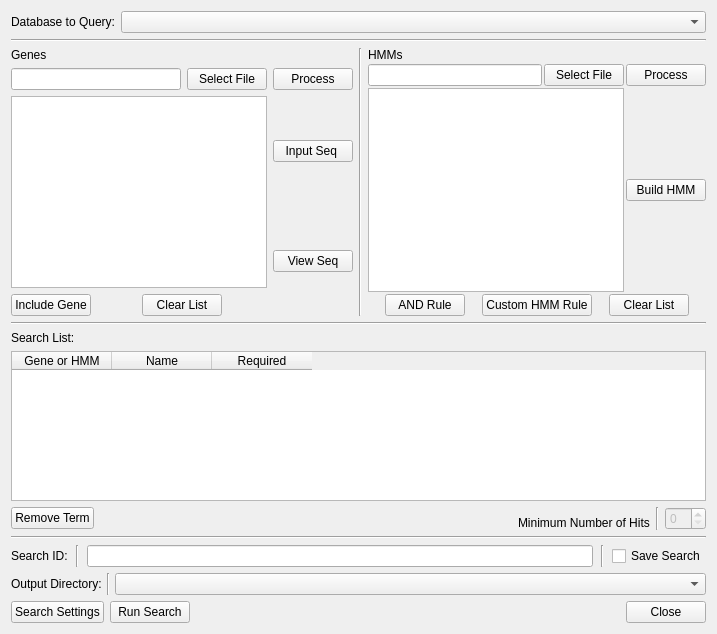
      <widget class="QWidget" name="searchtab">
       <attribute name="title">
        <string>Run Search</string>
       </attribute>
       <layout class="QVBoxLayout" name="verticalLayout_8" stretch="0,0,1,0,1,2,0,0,0,0">
        <item>
         <layout class="QHBoxLayout" name="horizontalLayout">
          <item>
           <widget class="QLabel" name="databaseLabel">
            <property name="text">
             <string>Database to Query:</string>
            </property>
           </widget>
          </item>
          <item>
           <widget class="QComboBox" name="dataBaseSelector">
            <property name="sizePolicy">
             <sizepolicy hsizetype="MinimumExpanding" vsizetype="Fixed">
              <horstretch>0</horstretch>
              <verstretch>0</verstretch>
             </sizepolicy>
            </property>
            <property name="currentIndex">
             <number>-1</number>
            </property>
            <property name="insertPolicy">
             <enum>QComboBox::InsertAtTop</enum>
            </property>
            <property name="sizeAdjustPolicy">
             <enum>QComboBox::AdjustToContentsOnFirstShow</enum>
            </property>
            <item>
             <property name="text">
              <string>add database...</string>
             </property>
            </item>
           </widget>
          </item>
         </layout>
        </item>
        <item>
         <widget class="Line" name="line_2">
          <property name="orientation">
           <enum>Qt::Horizontal</enum>
          </property>
         </widget>
        </item>
        <item>
         <layout class="QHBoxLayout" name="horizontalLayout_41">
          <property name="sizeConstraint">
           <enum>QLayout::SetDefaultConstraint</enum>
          </property>
          <item>
           <layout class="QVBoxLayout" name="verticalLayout_7">
            <item>
             <widget class="QLabel" name="label_4">
              <property name="sizePolicy">
               <sizepolicy hsizetype="Fixed" vsizetype="Fixed">
                <horstretch>0</horstretch>
                <verstretch>0</verstretch>
               </sizepolicy>
              </property>
              <property name="text">
               <string>Genes</string>
              </property>
             </widget>
            </item>
            <item>
             <layout class="QHBoxLayout" name="horizontalLayout_39">
              <item>
               <widget class="QLineEdit" name="GeneFilePath">
                <property name="sizePolicy">
                 <sizepolicy hsizetype="MinimumExpanding" vsizetype="Fixed">
                  <horstretch>0</horstretch>
                  <verstretch>0</verstretch>
                 </sizepolicy>
                </property>
                <property name="readOnly">
                 <bool>true</bool>
                </property>
               </widget>
              </item>
              <item>
               <widget class="QPushButton" name="addGenefilePathBtn">
                <property name="enabled">
                 <bool>true</bool>
                </property>
                <property name="sizePolicy">
                 <sizepolicy hsizetype="Fixed" vsizetype="Fixed">
                  <horstretch>0</horstretch>
                  <verstretch>0</verstretch>
                 </sizepolicy>
                </property>
                <property name="text">
                 <string>Select File</string>
                </property>
               </widget>
              </item>
              <item>
               <widget class="QPushButton" name="addGenefileBtn">
                <property name="enabled">
                 <bool>true</bool>
                </property>
                <property name="sizePolicy">
                 <sizepolicy hsizetype="Fixed" vsizetype="Fixed">
                  <horstretch>0</horstretch>
                  <verstretch>0</verstretch>
                 </sizepolicy>
                </property>
                <property name="text">
                 <string>Process</string>
                </property>
               </widget>
              </item>
             </layout>
            </item>
            <item>
             <layout class="QHBoxLayout" name="horizontalLayout_13">
              <item>
               <layout class="QVBoxLayout" name="verticalLayout_24">
                <item>
                 <widget class="QListWidget" name="geneList">
                  <property name="sizePolicy">
                   <sizepolicy hsizetype="MinimumExpanding" vsizetype="MinimumExpanding">
                    <horstretch>0</horstretch>
                    <verstretch>0</verstretch>
                   </sizepolicy>
                  </property>
                  <property name="selectionMode">
                   <enum>QAbstractItemView::SingleSelection</enum>
                  </property>
                 </widget>
                </item>
                <item>
                 <layout class="QHBoxLayout" name="horizontalLayout_40">
                  <item alignment="Qt::AlignLeft">
                   <widget class="QPushButton" name="addGeneBtn">
                    <property name="sizePolicy">
                     <sizepolicy hsizetype="Fixed" vsizetype="Fixed">
                      <horstretch>0</horstretch>
                      <verstretch>0</verstretch>
                     </sizepolicy>
                    </property>
                    <property name="text">
                     <string>Include Gene</string>
                    </property>
                   </widget>
                  </item>
                  <item alignment="Qt::AlignLeft">
                   <widget class="QPushButton" name="clearGeneBtn">
                    <property name="sizePolicy">
                     <sizepolicy hsizetype="Fixed" vsizetype="Fixed">
                      <horstretch>0</horstretch>
                      <verstretch>0</verstretch>
                     </sizepolicy>
                    </property>
                    <property name="text">
                     <string>Clear List</string>
                    </property>
                   </widget>
                  </item>
                 </layout>
                </item>
               </layout>
              </item>
              <item>
               <layout class="QVBoxLayout" name="verticalLayout_3">
                <property name="spacing">
                 <number>0</number>
                </property>
                <item alignment="Qt::AlignHCenter|Qt::AlignVCenter">
                 <widget class="QPushButton" name="addGeneSeqBtn">
                  <property name="sizePolicy">
                   <sizepolicy hsizetype="Fixed" vsizetype="Fixed">
                    <horstretch>0</horstretch>
                    <verstretch>0</verstretch>
                   </sizepolicy>
                  </property>
                  <property name="text">
                   <string>Input Seq </string>
                  </property>
                 </widget>
                </item>
                <item alignment="Qt::AlignHCenter|Qt::AlignVCenter">
                 <widget class="QPushButton" name="editGeneBtn">
                  <property name="sizePolicy">
                   <sizepolicy hsizetype="Fixed" vsizetype="Fixed">
                    <horstretch>0</horstretch>
                    <verstretch>0</verstretch>
                   </sizepolicy>
                  </property>
                  <property name="text">
                   <string>View Seq</string>
                  </property>
                 </widget>
                </item>
               </layout>
              </item>
             </layout>
            </item>
           </layout>
          </item>
          <item>
           <widget class="Line" name="line_24">
            <property name="orientation">
             <enum>Qt::Vertical</enum>
            </property>
           </widget>
          </item>
          <item>
           <layout class="QVBoxLayout" name="verticalLayout_5" stretch="0,0,0,0">
            <property name="spacing">
             <number>2</number>
            </property>
            <item>
             <widget class="QLabel" name="label_3">
              <property name="sizePolicy">
               <sizepolicy hsizetype="Fixed" vsizetype="Fixed">
                <horstretch>0</horstretch>
                <verstretch>0</verstretch>
               </sizepolicy>
              </property>
              <property name="text">
               <string>HMMs</string>
              </property>
             </widget>
            </item>
            <item>
             <layout class="QHBoxLayout" name="horizontalLayout_11">
              <item>
               <widget class="QLineEdit" name="hmmFilePath">
                <property name="sizePolicy">
                 <sizepolicy hsizetype="MinimumExpanding" vsizetype="Fixed">
                  <horstretch>0</horstretch>
                  <verstretch>0</verstretch>
                 </sizepolicy>
                </property>
               </widget>
              </item>
              <item>
               <widget class="QPushButton" name="addHMMfilePathBtn">
                <property name="sizePolicy">
                 <sizepolicy hsizetype="Fixed" vsizetype="Fixed">
                  <horstretch>0</horstretch>
                  <verstretch>0</verstretch>
                 </sizepolicy>
                </property>
                <property name="text">
                 <string>Select File</string>
                </property>
               </widget>
              </item>
              <item>
               <widget class="QPushButton" name="addHMMfilebtn">
                <property name="sizePolicy">
                 <sizepolicy hsizetype="Fixed" vsizetype="Fixed">
                  <horstretch>0</horstretch>
                  <verstretch>0</verstretch>
                 </sizepolicy>
                </property>
                <property name="text">
                 <string>Process</string>
                </property>
               </widget>
              </item>
             </layout>
            </item>
            <item>
             <layout class="QHBoxLayout" name="horizontalLayout_12" stretch="0,0">
              <item>
               <widget class="QListWidget" name="hmmList">
                <property name="sizePolicy">
                 <sizepolicy hsizetype="MinimumExpanding" vsizetype="MinimumExpanding">
                  <horstretch>0</horstretch>
                  <verstretch>0</verstretch>
                 </sizepolicy>
                </property>
                <property name="selectionMode">
                 <enum>QAbstractItemView::MultiSelection</enum>
                </property>
               </widget>
              </item>
              <item>
               <widget class="QPushButton" name="buildHMMBtn">
                <property name="sizePolicy">
                 <sizepolicy hsizetype="Fixed" vsizetype="Fixed">
                  <horstretch>0</horstretch>
                  <verstretch>0</verstretch>
                 </sizepolicy>
                </property>
                <property name="text">
                 <string>Build HMM</string>
                </property>
               </widget>
              </item>
             </layout>
            </item>
            <item>
             <layout class="QHBoxLayout" name="horizontalLayout_8">
              <property name="spacing">
               <number>0</number>
              </property>
              <item>
               <widget class="QPushButton" name="andHMMBtn">
                <property name="sizePolicy">
                 <sizepolicy hsizetype="Fixed" vsizetype="Fixed">
                  <horstretch>0</horstretch>
                  <verstretch>0</verstretch>
                 </sizepolicy>
                </property>
                <property name="text">
                 <string>AND Rule</string>
                </property>
               </widget>
              </item>
              <item>
               <widget class="QPushButton" name="addHmmRuleBtn">
                <property name="sizePolicy">
                 <sizepolicy hsizetype="Fixed" vsizetype="Fixed">
                  <horstretch>0</horstretch>
                  <verstretch>0</verstretch>
                 </sizepolicy>
                </property>
                <property name="text">
                 <string>Custom HMM Rule</string>
                </property>
               </widget>
              </item>
              <item>
               <widget class="QPushButton" name="clearHMMbtn">
                <property name="sizePolicy">
                 <sizepolicy hsizetype="Fixed" vsizetype="Fixed">
                  <horstretch>0</horstretch>
                  <verstretch>0</verstretch>
                 </sizepolicy>
                </property>
                <property name="text">
                 <string>Clear List</string>
                </property>
               </widget>
              </item>
             </layout>
            </item>
           </layout>
          </item>
         </layout>
        </item>
        <item>
         <widget class="Line" name="line_6">
          <property name="orientation">
           <enum>Qt::Horizontal</enum>
          </property>
         </widget>
        </item>
        <item>
         <widget class="QLabel" name="label_5">
          <property name="sizePolicy">
           <sizepolicy hsizetype="Fixed" vsizetype="Fixed">
            <horstretch>0</horstretch>
            <verstretch>0</verstretch>
           </sizepolicy>
          </property>
          <property name="text">
           <string>Search List:</string>
          </property>
         </widget>
        </item>
        <item>
         <layout class="QVBoxLayout" name="verticalLayout_9" stretch="1,0">
          <item>
           <widget class="QTableWidget" name="searchList">
            <property name="sizePolicy">
             <sizepolicy hsizetype="MinimumExpanding" vsizetype="MinimumExpanding">
              <horstretch>0</horstretch>
              <verstretch>0</verstretch>
             </sizepolicy>
            </property>
            <property name="minimumSize">
             <size>
              <width>0</width>
              <height>150</height>
             </size>
            </property>
            <property name="sizeAdjustPolicy">
             <enum>QAbstractScrollArea::AdjustToContentsOnFirstShow</enum>
            </property>
            <property name="editTriggers">
             <set>QAbstractItemView::NoEditTriggers</set>
            </property>
            <property name="selectionMode">
             <enum>QAbstractItemView::SingleSelection</enum>
            </property>
            <property name="columnCount">
             <number>3</number>
            </property>
            <attribute name="horizontalHeaderCascadingSectionResizes">
             <bool>true</bool>
            </attribute>
            <attribute name="horizontalHeaderStretchLastSection">
             <bool>false</bool>
            </attribute>
            <column>
             <property name="text">
              <string>Gene or HMM</string>
             </property>
            </column>
            <column>
             <property name="text">
              <string>Name</string>
             </property>
            </column>
            <column>
             <property name="text">
              <string>Required</string>
             </property>
            </column>
           </widget>
          </item>
          <item>
           <layout class="QVBoxLayout" name="verticalLayout_2" stretch="0">
            <item>
             <layout class="QHBoxLayout" name="horizontalLayout_7">
              <property name="sizeConstraint">
               <enum>QLayout::SetFixedSize</enum>
              </property>
              <item>
               <widget class="QPushButton" name="removeSearchTermBtn">
                <property name="sizePolicy">
                 <sizepolicy hsizetype="Fixed" vsizetype="Fixed">
                  <horstretch>0</horstretch>
                  <verstretch>0</verstretch>
                 </sizepolicy>
                </property>
                <property name="text">
                 <string>Remove Term</string>
                </property>
               </widget>
              </item>
              <item alignment="Qt::AlignRight|Qt::AlignBottom">
               <widget class="QLabel" name="label_2">
                <property name="sizePolicy">
                 <sizepolicy hsizetype="Fixed" vsizetype="Fixed">
                  <horstretch>0</horstretch>
                  <verstretch>0</verstretch>
                 </sizepolicy>
                </property>
                <property name="text">
                 <string>Minimum Number of Hits</string>
                </property>
               </widget>
              </item>
              <item>
               <widget class="Line" name="line">
                <property name="orientation">
                 <enum>Qt::Vertical</enum>
                </property>
               </widget>
              </item>
              <item alignment="Qt::AlignBottom">
               <widget class="QSpinBox" name="hitsNeededSpinBox">
                <property name="enabled">
                 <bool>false</bool>
                </property>
                <property name="sizePolicy">
                 <sizepolicy hsizetype="Fixed" vsizetype="Fixed">
                  <horstretch>0</horstretch>
                  <verstretch>0</verstretch>
                 </sizepolicy>
                </property>
               </widget>
              </item>
             </layout>
            </item>
           </layout>
          </item>
         </layout>
        </item>
        <item>
         <widget class="Line" name="line_3">
          <property name="orientation">
           <enum>Qt::Horizontal</enum>
          </property>
         </widget>
        </item>
        <item>
         <layout class="QHBoxLayout" name="horizontalLayout_33">
          <property name="spacing">
           <number>8</number>
          </property>
          <item>
           <widget class="QLabel" name="label_31">
            <property name="text">
             <string>Search ID:</string>
            </property>
           </widget>
          </item>
          <item>
           <widget class="Line" name="line_19">
            <property name="orientation">
             <enum>Qt::Vertical</enum>
            </property>
           </widget>
          </item>
          <item>
           <widget class="QLineEdit" name="searchNameInput">
            <property name="enabled">
             <bool>true</bool>
            </property>
           </widget>
          </item>
          <item>
           <widget class="Line" name="line_20">
            <property name="orientation">
             <enum>Qt::Vertical</enum>
            </property>
           </widget>
          </item>
          <item>
           <widget class="QCheckBox" name="saveSearchChk">
            <property name="text">
             <string>Save Search</string>
            </property>
           </widget>
          </item>
         </layout>
        </item>
        <item>
         <layout class="QHBoxLayout" name="horizontalLayout_9">
          <property name="spacing">
           <number>5</number>
          </property>
          <item>
           <widget class="QLabel" name="databaseLabel_2">
            <property name="text">
             <string>Output Directory:</string>
            </property>
           </widget>
          </item>
          <item>
           <widget class="Line" name="line_18">
            <property name="orientation">
             <enum>Qt::Vertical</enum>
            </property>
           </widget>
          </item>
          <item>
           <widget class="QComboBox" name="outputDirectorySelector">
            <property name="sizePolicy">
             <sizepolicy hsizetype="MinimumExpanding" vsizetype="Fixed">
              <horstretch>0</horstretch>
              <verstretch>0</verstretch>
             </sizepolicy>
            </property>
            <property name="currentIndex">
             <number>-1</number>
            </property>
            <property name="insertPolicy">
             <enum>QComboBox::InsertAtTop</enum>
            </property>
            <property name="sizeAdjustPolicy">
             <enum>QComboBox::AdjustToContentsOnFirstShow</enum>
            </property>
            <item>
             <property name="text">
              <string>Select Directory...</string>
             </property>
            </item>
           </widget>
          </item>
         </layout>
        </item>
        <item>
         <layout class="QHBoxLayout" name="horizontalLayout_5">
          <item>
           <widget class="QPushButton" name="setParamsBtn">
            <property name="sizePolicy">
             <sizepolicy hsizetype="Fixed" vsizetype="Fixed">
              <horstretch>0</horstretch>
              <verstretch>0</verstretch>
             </sizepolicy>
            </property>
            <property name="text">
             <string>Search Settings</string>
            </property>
           </widget>
          </item>
          <item alignment="Qt::AlignLeft">
           <widget class="QPushButton" name="runSearch">
            <property name="sizePolicy">
             <sizepolicy hsizetype="Fixed" vsizetype="Fixed">
              <horstretch>0</horstretch>
              <verstretch>0</verstretch>
             </sizepolicy>
            </property>
            <property name="text">
             <string>Run Search</string>
            </property>
           </widget>
          </item>
          <item alignment="Qt::AlignRight">
           <widget class="QPushButton" name="closeBtn">
            <property name="sizePolicy">
             <sizepolicy hsizetype="Fixed" vsizetype="Fixed">
              <horstretch>0</horstretch>
              <verstretch>0</verstretch>
             </sizepolicy>
            </property>
            <property name="text">
             <string>Close</string>
            </property>
           </widget>
          </item>
         </layout>
        </item>
       </layout>
      </widget>
